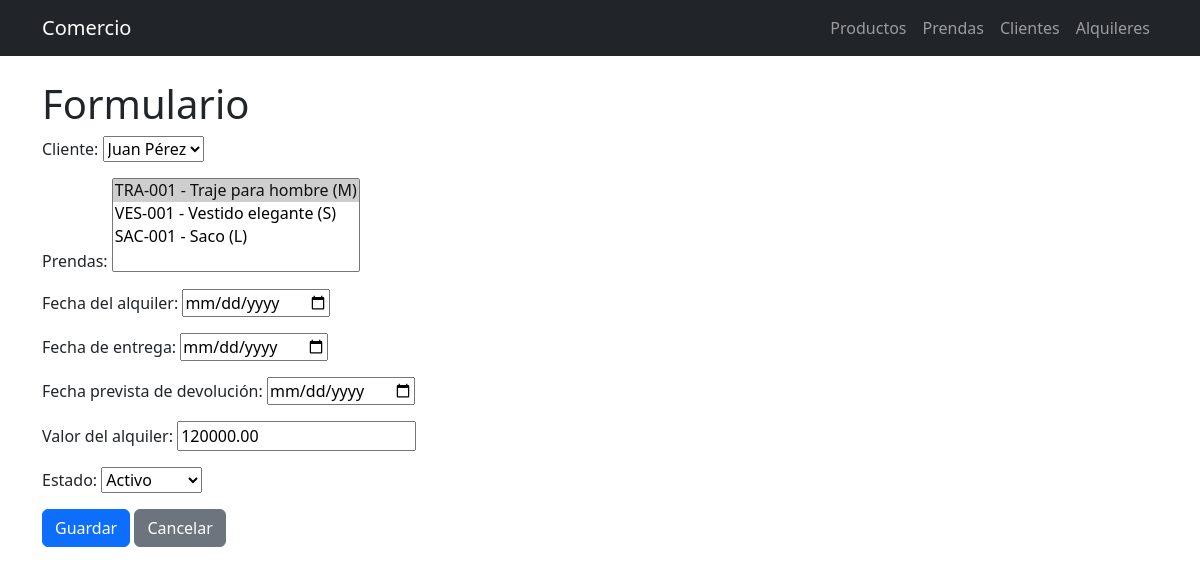
Page /alquileres/1/editar/ on the committed database.
### gestion/models.py (models this page shows, shortened)
class Alquiler(models.Model):
    class Estado(models.TextChoices):
        ACTIVO = "activo", "Activo"
        DEVUELTO = "devuelto", "Devuelto"
        CANCELADO = "cancelado", "Cancelado"
    cliente = models.ForeignKey(Cliente, on_delete=models.CASCADE)
    prendas = models.ManyToManyField(Prenda)
    fecha_alquiler = models.DateField("fecha del alquiler")
    fecha_entrega = models.DateField("fecha de entrega")
    fecha_devolucion_prevista = models.DateField("fecha prevista de devolución")
    valor = models.DecimalField("valor del alquiler", max_digits=10, decimal_places=2)
    estado = models.CharField(
        max_length=20, choices=Estado.choices, default=Estado.ACTIVO
    )
    class Meta:
        verbose_name = "alquiler"

### gestion/views.py (the view)
class AlquilerUpdateView(generic.UpdateView):
    model = Alquiler
    form_class = AlquilerForm
    template_name = "gestion/formulario.html"
    success_url = reverse_lazy("alquiler_lista")

### gestion/forms.py (shortened to what this page needs)
class AlquilerForm(forms.ModelForm):
    class Meta:
        model = Alquiler
        fields = "__all__"
        widgets = {
            "fecha_alquiler": forms.DateInput(attrs={"type": "date"}),
            "fecha_entrega": forms.DateInput(attrs={"type": "date"}),
            "fecha_devolucion_prevista": forms.DateInput(attrs={"type": "date"}),
        }

### gestion/models.py (called while the page is built)
    def __str__(self):
        return f"{self.codigo} - {self.tipo} ({self.talla})"

    def __str__(self):
        return self.nombre

### gestion/templates/gestion/formulario.html (shortened to what this page needs)
{% extends "gestion/base.html" %}
{% block contenido %}
<h1>{{ titulo|default:"Formulario" }}</h1>
<form method="post" class="col-md-6">
  {% for campo in form %}
    <div class="mb-3">
      {{ campo.label_tag }}
      {{ campo }}
    </div>
  {% endfor %}
  <button type="submit" class="btn btn-primary">Guardar</button>
  <a href="javascript:history.back()" class="btn btn-secondary">Cancelar</a>
</form>
{% endblock %}

### rows in the picture
Alquiler: form "Juan Pérez" "120000.00" "Activo"

### other values in the picture
{{ titulo|default:"Formulario" }} "Formulario"
{{ campo.label_tag }} "Cliente:" "Prendas:" "Fecha del alquiler:" "Fecha de entrega:" "Fecha prevista de devolución:" "Valor del alquiler:" "Estado:"
